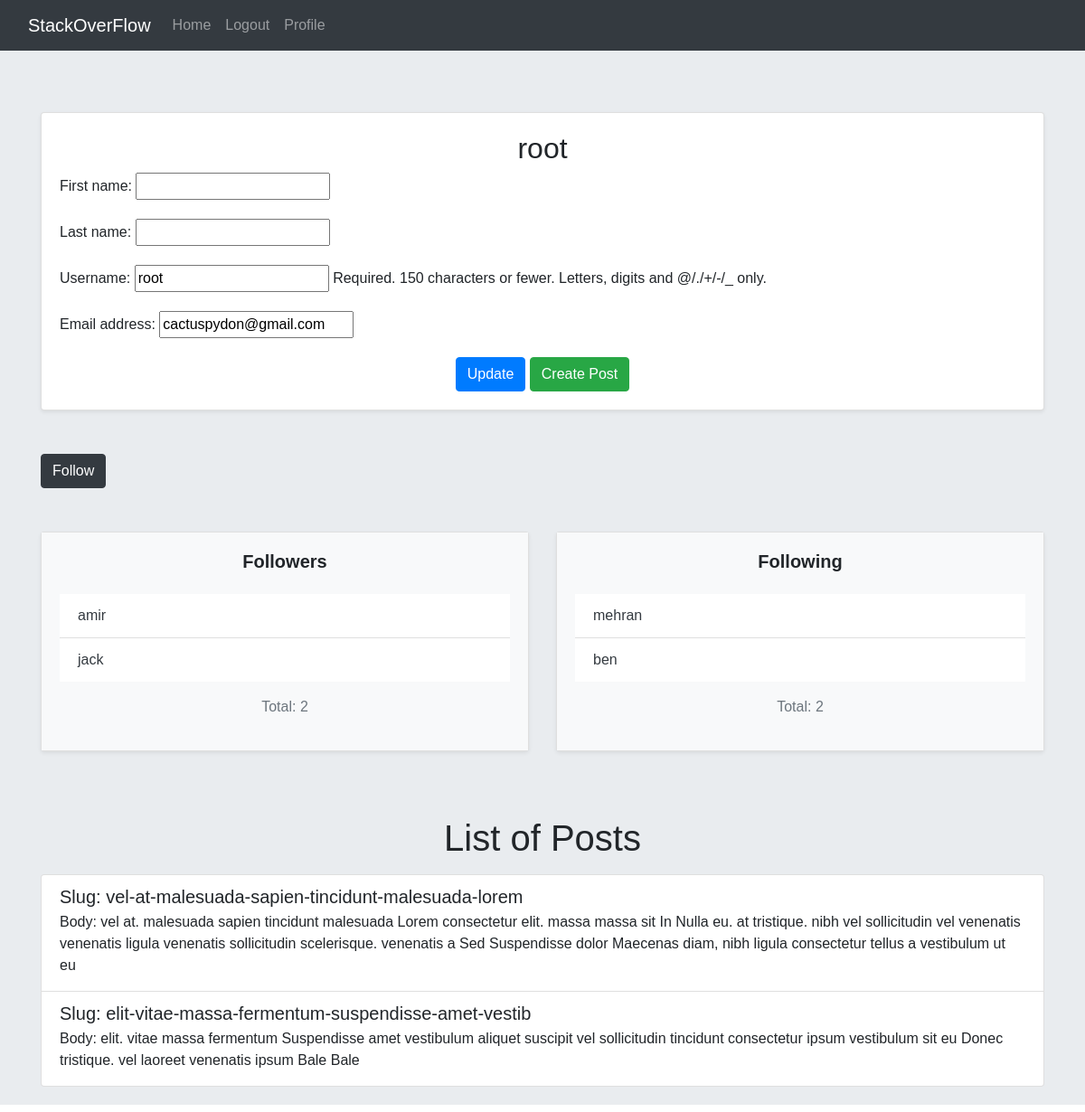
Page /accounts/profile/1/ (signed in) on the committed database.
### accounts/models.py (models this page shows, shortened)
class Relation(models.Model):
    from_user = models.ForeignKey(User, on_delete=models.CASCADE, related_name='followers')
    to_user = models.ForeignKey(User, on_delete=models.CASCADE, related_name='following')
    created = models.DateTimeField(auto_now_add=True)

### home/models.py (models this page shows, shortened)
class Post(models.Model):
    user = models.ForeignKey(User, on_delete=models.CASCADE, related_name='posts')
    body = models.TextField()
    slug = models.SlugField(unique=True)
    created = models.DateTimeField(auto_now_add=True)
    updated = models.DateTimeField(auto_now=True)
    class Meta:
        ordering = ('-created',)

### accounts/views.py (the view, shortened to what this page needs)
# urls.py: path('profile/<int:pk>/', views.UserProfileView.as_view(), name='user-profile'),
class UserProfileView(LoginRequiredMixin, View):
    form_class = UserProfileForm
    template_name = 'accounts/profile.html'
    def get(self, request, pk):
        is_following = False
        user = get_object_or_404(User, pk=pk)
        form = self.form_class(instance=user)
        post = user.posts.all()
        relation = Relation.objects.filter(from_user=request.user, to_user=user)
        if relation.exists():
            is_following = True
        return render(request, self.template_name,
                      {'user': user, 'form': form, 'posts': post, 'is_following': is_following})

### accounts/forms.py
class UserProfileForm(forms.ModelForm):
    class Meta:
        model = User
        fields = ['first_name', 'last_name', 'username', 'email']

### accounts/templates/accounts/profile.html (shortened to what this page needs)
{% extends '_base.html' %}
{% block content %}
    <div class="container mt-5">
        <div class="card shadow-sm">
            <div class="card-body">
                <h2 class="text-center">{{ user.username }}</h2>
                <form action="" method="post" novalidate>
                    {{ form.as_p }}
                    <div class="text-center mt-3">
                        <input type="submit" value="Update" class="btn btn-primary">
                        <a href="{% url 'home:post-create' %}" type="submit" class="btn btn-success">Create Post</a>
                    </div>
                </form>
            </div>
        </div>
        <div class="mt-5">
            {% if request.user.id != user.id and not is_following %}
                <a href="{% url 'accounts:user-follow' user.id %}" class="btn btn-dark">Follow</a>
            {% elif request.user.id != user.id and is_following %}
                <a href="{% url 'accounts:user-unfollow' user.id %}" class="btn btn-danger">UnFollow</a>
            {% endif %}
            <div class="mt-5">
                <div class="row justify-content-center">
                    <div class="col-md-6">
                        <div class="card shadow-sm mb-4">
                            <div class="card-body bg-light">
                                <h5 class="card-title text-center mb-4"><strong>Followers</strong></h5>
                                <ul class="list-group list-group-flush">
                                    {% if user.followers.count > 0 %}
                                        {% for follower in user.followers.all %}
                                            <li class="list-group-item"><a
                                                    href="{% url 'accounts:user-profile' follower.id %}"
                                                    class="text-dark">{{ follower.to_user }}</a></li>
                                        {% endfor %}
                                    {% else %}
                                        <li class="list-group-item text-center text-muted">No followers yet.</li>
                                    {% endif %}
                                </ul>
                                <p class="text-center mt-3 text-muted">Total: {{ user.followers.count }}</p>
                            </div>
                        </div>
                    </div>
                    <div class="col-md-6">
                        <div class="card shadow-sm mb-4">
                            <div class="card-body bg-light">
                                <h5 class="card-title text-center mb-4"><strong>Following</strong></h5>
                                <ul class="list-group list-group-flush">
                                    {% if user.following.count > 0 %}
                                        {% for following in user.following.all %}
                                            <li class="list-group-item"><a
                                                    href="{% url 'accounts:user-profile' following.id %}"
                                                    class="text-dark">{{ following.from_user }}</a></li>
                                        {% endfor %}
                                    {% else %}
                                        <li class="list-group-item text-center text-muted">Not following anyone yet.
                                        </li>
                                    {% endif %}
                                </ul>
                                <p class="text-center mt-3 text-muted">Total: {{ user.following.count }}</p>
                            </div>
                        </div>
                    </div>
                </div>
            </div>
        </div>
        <div class="mt-5">
            <h1 class="text-center">List of Posts</h1>
            {% if posts %}
                <div class="list-group mt-3">
                    {% for post in posts %}
                        <div class="list-group-item">
                            <h5 class="mb-1">Slug: {{ post.slug }}</h5>
                            <p class="mb-1">Body: {{ post.body }}</p>
                        </div>
                    {% endfor %}
                </div>
            {% else %}
                <p class="text-center">No posts available.</p>
            {% endif %}
        </div>
    </div>
{% endblock %}

### templates/_base.html (style rules this page uses)
body { font-family: 'Tahoma', sans-serif; }

### rows in the picture
Relation: to_user "amir"
Relation: to_user "jack"
Relation: from_user "mehran"
Relation: from_user "ben"
Post: slug "vel-at-malesuada-sapien-tincidunt-malesuada-lorem", body "vel at. malesuada sapien tincidunt malesuada Lorem consectetur elit. massa massa sit In Nulla eu. at tristique. nibh vel sollicitudin vel venenatis venenatis ligula venenatis sollicitudin scelerisque. venenatis a Sed Suspendisse dolor Maecenas diam, nibh ligula consectetur tellus a vestibulum ut eu"
Post: slug "elit-vitae-massa-fermentum-suspendisse-amet-vestib", body "elit. vitae massa fermentum Suspendisse amet vestibulum aliquet suscipit vel sollicitudin tincidunt consectetur ipsum vestibulum sit eu Donec tristique. vel laoreet venenatis ipsum Bale Bale"

### other values in the picture
{{ user.username }} "root"
{{ user.followers.count }} "2"
{{ user.following.count }} "2"
